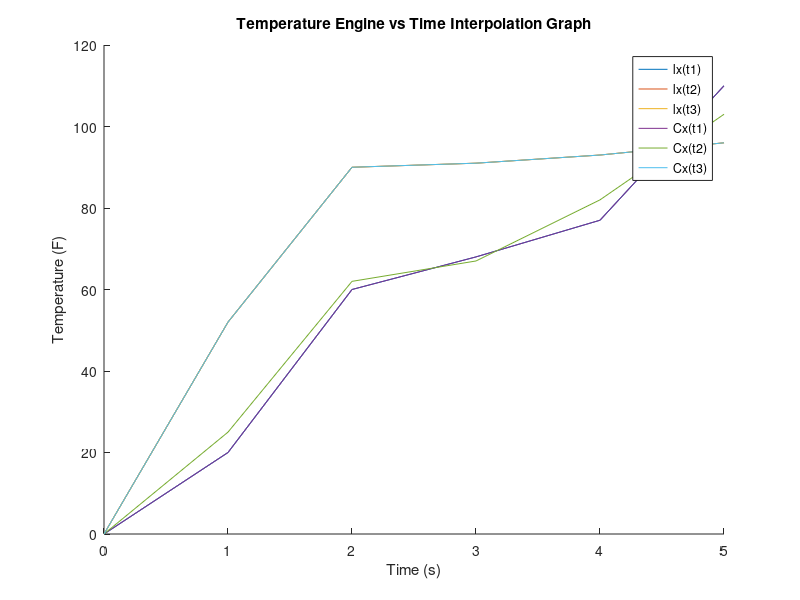

Here is the MATLAB script that generated this plot:
% <Final Exam>
%
% Course: ENSC 180 Introduction to Engineering Analysis
% Instructor: Dr. Herbert H. Tsang
% Description: ) Calculate the interpolated values of temperatures at the three locations in the engine at 3.6 seconds (Use linear interpolation).
%b) Generate three plots to compare connecting the temperature points
% with linear interpolations and cubic spline interpolation at the 
% three locations. The plots should be displaced side by side 
% (not one after the other). Make sure you label all axis, 
% include title and legend for each plot.
% Due date: April 2022
%
% Author: Anton ilic
% Input: Table 1: Engine Temperature (F) values
% Output: 3 distinct plots
% I pledge that I have completed the programming assignment independently.
% I have not copied the code from a student or any source.
% I have not given my code to any student.
%
% Sign here: ANTON ILIC
%############################################################################

t = linspace(0,5, 6);%supressing output to make faster
temp1=[0,20,60,68,77,110]
temp2=[0,25,62,67,82,103]
temp3=[0,52,90,91,93,96]%data values
x=0:5
%

%if it were a file: id do something like...
%A = readtable('filename.txt')
%x0 = A{:,1};%values on the first COLM
%y0 = A{:,2};

y1 = interp1(t, temp1,x);  %https://www.mathworks.com/help/matlab/ref/interp1.html
%y2 = polyval(polyfit(t, temp1, 5), x); %polyfit returns 5th order poly graph of
%y3 = spline(t, temp1, x); %spline returns a vector of interpolated values s corresponding to the query points in xq. 
y2 = interp1(t, temp2,x);
y3 = interp1(t, temp3,x);

y1c=spline(t, temp1, x)%spline values
y2c=spline(t, temp2, x)
y3c=spline(t, temp3, x)

hold on
%1
title('Temperature Engine vs Time Interpolation Graph')
xlabel('Time (s)')
ylabel('Temperature (F)')
plot(x,y1)
plot(x,y3)%2nd
plot(x,y3)%3rd

plot(x,y1c)
plot(x,y2c)
plot(x,y3c)
legend('lx(t1)','lx(t2)','lx(t3)','Cx(t1)','Cx(t2)','Cx(t3)')%% THESE ARE THE 

hold off
fprintf('NOTE: lx(tn) is the temperature values for the  linear interpolations')

